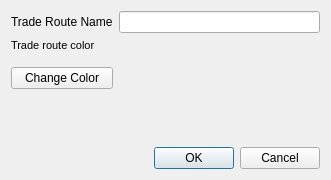
<?xml version="1.0" encoding="UTF-8"?>
<ui version="4.0">
 <class>CreateTradeRouteDialog</class>
 <widget class="QDialog" name="CreateTradeRouteDialog">
  <property name="windowModality">
   <enum>Qt::WindowModal</enum>
  </property>
  <property name="geometry">
   <rect>
    <x>0</x>
    <y>0</y>
    <width>331</width>
    <height>180</height>
   </rect>
  </property>
  <property name="font">
   <font>
    <pointsize>8</pointsize>
   </font>
  </property>
  <property name="windowTitle">
   <string>Create Trade Route</string>
  </property>
  <property name="styleSheet">
   <string notr="true"/>
  </property>
  <property name="modal">
   <bool>true</bool>
  </property>
  <layout class="QVBoxLayout" name="verticalLayout_4">
   <item>
    <layout class="QVBoxLayout" name="verticalLayout">
     <item>
      <layout class="QGridLayout" name="gridLayout">
       <item row="0" column="0">
        <widget class="QLabel" name="label">
         <property name="font">
          <font>
           <pointsize>9</pointsize>
          </font>
         </property>
         <property name="text">
          <string>Trade Route Name</string>
         </property>
        </widget>
       </item>
       <item row="0" column="1">
        <widget class="QLineEdit" name="txtTradeRouteName">
         <property name="font">
          <font>
           <pointsize>9</pointsize>
          </font>
         </property>
        </widget>
       </item>
       <item row="1" column="1">
        <widget class="QWidget" name="ctlSelectedColor" native="true">
         <property name="minimumSize">
          <size>
           <width>150</width>
           <height>50</height>
          </size>
         </property>
         <property name="font">
          <font>
           <pointsize>9</pointsize>
          </font>
         </property>
         <property name="autoFillBackground">
          <bool>false</bool>
         </property>
         <property name="styleSheet">
          <string notr="true"/>
         </property>
        </widget>
       </item>
       <item row="1" column="0">
        <layout class="QVBoxLayout" name="verticalLayout_2">
         <item>
          <widget class="QLabel" name="label_2">
           <property name="font">
            <font>
             <pointsize>9</pointsize>
            </font>
           </property>
           <property name="text">
            <string>&lt;!DOCTYPE HTML PUBLIC &quot;-//W3C//DTD HTML 4.0//EN&quot; &quot;http://www.w3.org/TR/REC-html40/strict.dtd&quot;&gt;
&lt;html&gt;&lt;head&gt;&lt;meta name=&quot;qrichtext&quot; content=&quot;1&quot; /&gt;&lt;style type=&quot;text/css&quot;&gt;
p, li { white-space: pre-wrap; }
&lt;/style&gt;&lt;/head&gt;&lt;body style=&quot; font-family:'MS Shell Dlg 2'; font-size:8.25pt; font-weight:400; font-style:normal;&quot;&gt;
&lt;p style=&quot; margin-top:0px; margin-bottom:0px; margin-left:0px; margin-right:0px; -qt-block-indent:0; text-indent:0px;&quot;&gt;&lt;span style=&quot; font-size:8pt;&quot;&gt;Trade route color&lt;/span&gt;&lt;/p&gt;&lt;/body&gt;&lt;/html&gt;</string>
           </property>
           <property name="alignment">
            <set>Qt::AlignLeading|Qt::AlignLeft|Qt::AlignTop</set>
           </property>
          </widget>
         </item>
         <item>
          <widget class="QPushButton" name="btnChangeColor">
           <property name="font">
            <font>
             <pointsize>9</pointsize>
            </font>
           </property>
           <property name="text">
            <string>Change Color</string>
           </property>
          </widget>
         </item>
        </layout>
       </item>
      </layout>
     </item>
     <item>
      <spacer name="verticalSpacer">
       <property name="font">
        <font>
         <pointsize>9</pointsize>
        </font>
       </property>
       <property name="orientation">
        <enum>Qt::Vertical</enum>
       </property>
       <property name="sizeHint" stdset="0">
        <size>
         <width>20</width>
         <height>40</height>
        </size>
       </property>
      </spacer>
     </item>
     <item>
      <widget class="QDialogButtonBox" name="buttonBox">
       <property name="font">
        <font>
         <pointsize>9</pointsize>
        </font>
       </property>
       <property name="orientation">
        <enum>Qt::Horizontal</enum>
       </property>
       <property name="standardButtons">
        <set>QDialogButtonBox::Cancel|QDialogButtonBox::Ok</set>
       </property>
      </widget>
     </item>
    </layout>
   </item>
  </layout>
 </widget>
 <resources/>
 <connections>
  <connection>
   <sender>buttonBox</sender>
   <signal>accepted()</signal>
   <receiver>CreateTradeRouteDialog</receiver>
   <slot>accept()</slot>
   <hints>
    <hint type="sourcelabel">
     <x>248</x>
     <y>254</y>
    </hint>
    <hint type="destinationlabel">
     <x>157</x>
     <y>274</y>
    </hint>
   </hints>
  </connection>
  <connection>
   <sender>buttonBox</sender>
   <signal>rejected()</signal>
   <receiver>CreateTradeRouteDialog</receiver>
   <slot>reject()</slot>
   <hints>
    <hint type="sourcelabel">
     <x>149</x>
     <y>157</y>
    </hint>
    <hint type="destinationlabel">
     <x>149</x>
     <y>89</y>
    </hint>
   </hints>
  </connection>
 </connections>
</ui>
